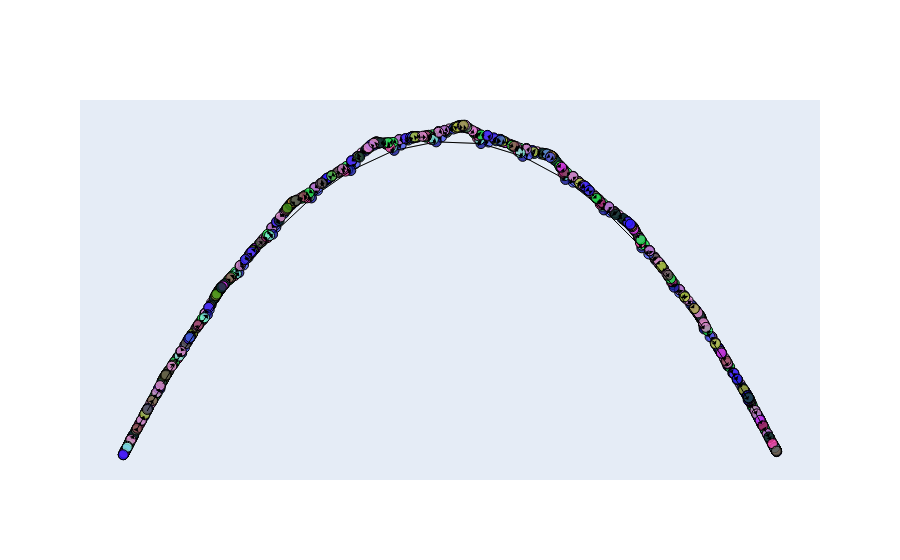

The notebook cell saved with this chart:
### Code cell
import networkx as nx
import plotly.graph_objects as go

# Граф G и его координаты
G = subgraphs[3]
pos = nx.spectral_layout(G)

# Координаты ребер
data = []
annotations = [] 

# Массив для отслеживания зависимостей
edges_dict = {edge: (G.nodes[edge[0]]['name'], G.nodes[edge[1]]['name']) for edge in G.edges()}

for edge in G.edges():
    x0, y0 = pos[edge[0]]
    x1, y1 = pos[edge[1]]
    data.append(go.Scatter(
        x=[x0, x1], y=[y0, y1],
        mode='lines',
        line=dict(width=0.5, color='#888'),
        showlegend=True,
        hoverinfo='text',
        text=G.nodes[edge[0]]['name'] + '__&&__' + G.nodes[edge[1]]['name'],
        name='edge_' + str(edge),
        line_shape='linear',
    ))

    # Вычисление стрелки
    arrow_dx = x1 - x0
    arrow_dy = y1 - y0
    arrow_length = ((x1 - x0) ** 2 + (y1 - y0) ** 2) ** 0.5

    arrow_dx /= arrow_length
    arrow_dy /= arrow_length

    annotations.append(dict(
        x=x1 - arrow_length * arrow_dx,
        y=y1 - arrow_length * arrow_dy,
        ax=x1,
        ay=y1,
        xref="x", yref="y",
        axref="x", ayref="y",
        showarrow=True,
        arrowhead=1,
        arrowsize=1,
        arrowcolor='black'
    ))

# Координаты узлов
node_x = []
node_y = []
node_name = []
node_colors = []
for node in G.nodes():
    x, y = pos[node]
    node_x.append(x)
    node_y.append(y)
    node_name.append(G.nodes[node]['name'])
    node_colors.append(name_to_color[G.nodes[node]['name']])

data.append(go.Scatter(
    x=node_x, y=node_y,
    mode='markers',
    marker=dict(
        size=10,
        color=node_colors,
        line=dict(width=1, color='black')
    ),
    text=node_name,
    hoverinfo='text',
    name='nodes',
    showlegend=True,
    customdata=node_name  # Добавление customdata для узлов
))

# Обработчик события hover для подсветки зависимых вершин
def hover_callback(trace, points, selector):
    for point in points.point_inds:
        node = trace.customdata[point]
        # Найдем вершины, от которых зависит эта вершина
        dependent_nodes = [n for n in G.neighbors(node) if n != node]
        # Модифицируем цвета узлов
        node_colors_new = [name_to_color[n] if n not in dependent_nodes else 'red' for n in node_name]
        trace.marker.color = node_colors_new
    return trace

# Создание фигуры и добавление обработчиков hover
fig = go.Figure(data=data, layout=go.Layout(
    showlegend=False,
    hovermode='closest',
    xaxis=dict(showline=False, showgrid=False, zeroline=False, showticklabels=False),
    yaxis=dict(showline=False, showgrid=False, zeroline=False, showticklabels=False),
    annotations=annotations
))

# Привязка функции для подсветки узлов при наведении на вершину
fig.data[0].on_hover(hover_callback)  # Установите обработчик на первую scatter-графику

fig.show()
